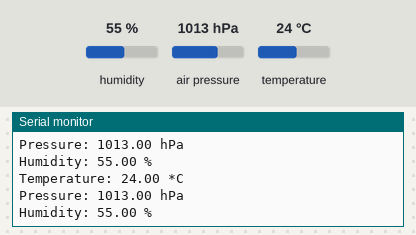
Recording of a sketch running on a simulated Arduino Uno, built with avr-gcc and run on an emulated ATmega328P. Shown: the last lines printed to the serial monitor. Inputs (shaded band) come from the test bench; at power-on: humidity 55 %, air pressure 1013 hPa, temperature 24 °C.

Above: at 1.8 s.
1.9 s: humidity set to 22 %
At 2.4 s:
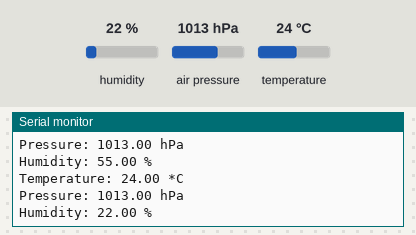
3.4 s: air pressure set to 952 hPa
At 4.7 s:
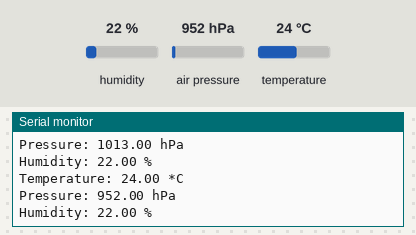
4.9 s: temperature set to 12 °C
At 5.8 s:
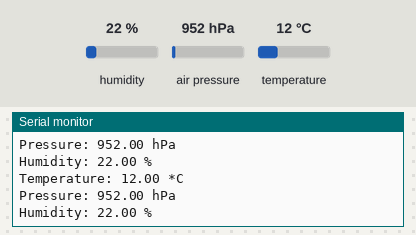

The sketch:

bme680.ino
```cpp
#include <Adafruit_BME680.h>

Adafruit_BME680 bme;
float in_temperature;
float in_pressure;
float in_humidity;

void start_bme()
{
	int status = bme.begin(0x76);
	while (!status) {
		Serial.println("Could not find a valid BME680 sensor, check wiring!");
		delay(500);
	}
}

void get_bme()
{
	in_temperature = bme.readTemperature();
	in_pressure = bme.readPressure() / 100.0F;
	in_humidity = bme.readHumidity();
	Serial.println("Temperature: " + String(in_temperature) + " *C");
	Serial.println("Pressure: " + String(in_pressure) + " hPa");
	Serial.println("Humidity: " + String(in_humidity) + " %");
}

void setup()
{
	// put your setup code here, to run once:
	Serial.begin(115200);
	start_bme();
}

void loop()
{
	// put your main code here, to run repeatedly:
	get_bme();
	delay(1000);
}
```

Measured:
- after the input at 1.9 s, the serial monitor: prints a new line after 0.12 s (image 1)
- after the input at 3.4 s, the serial monitor: prints a new line after 0.62 s (image 2)
- after the input at 4.9 s, the serial monitor: prints a new line after 0.13 s (image 3)
